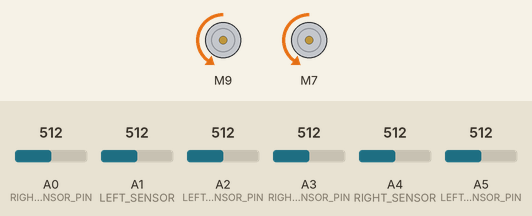
This sketch was run on a simulated Arduino Uno, built with avr-gcc and run on an emulated ATmega328P. On the bench: 2 × DC motor (green arrow = forward, orange = backward, longer = faster). The inputs (shaded band) are chosen by the test bench; at power-on: A1 (LEFT_SENSOR) = 512, A4 (RIGHT_SENSOR) = 512, A2 (LEFTB_SENSOR_PIN) = 512, A0 (RIGHT_SENSOR_PIN) = 512, A3 (RIGHTB_SENSOR_PIN) = 512, A5 (LEFT_SENSOR_PIN) = 512.

Above: at 1.2 s.
1.3 s: A1 (LEFT_SENSOR) set to 538
2.8 s: A1 (LEFT_SENSOR) set to 563
At 4.0 s:
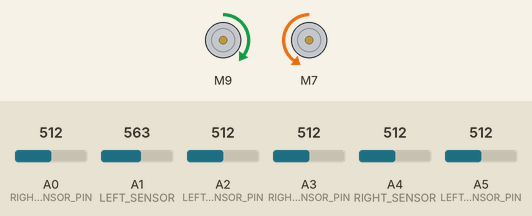
4.3 s: A4 (RIGHT_SENSOR) set to 534
5.8 s: A4 (RIGHT_SENSOR) set to 564
At 6.3 s:
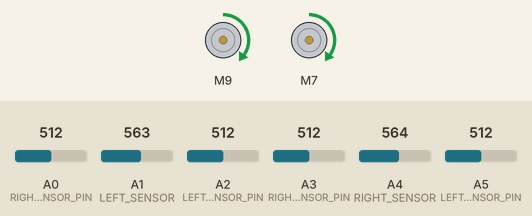
7.3 s: A4 (RIGHT_SENSOR) set to 716
At 8.5 s:
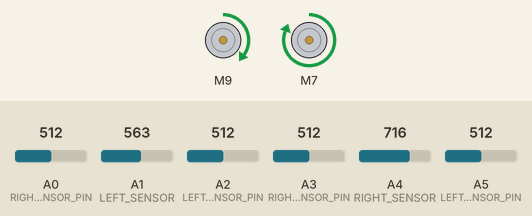
8.8 s: A2 (LEFTB_SENSOR_PIN) set to 716
Timing chart, 0 to 11.3 s (numbered marks = the images above; inputs shaded):
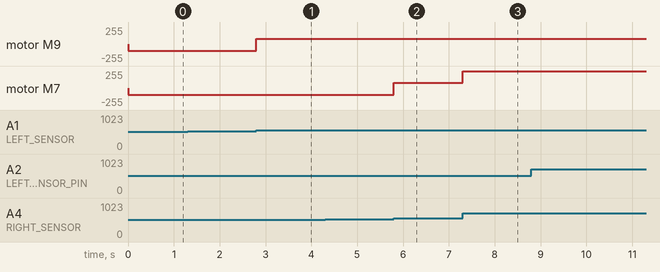

The sketch:

D+Dv_or_E+Ev.ino
```cpp
#include <SparkFun_TB6612.h>
#include <Servo.h>                                          //servo controller library
#include <OneButton.h>
// Motor Driver Pins

#define KP 0.4
#define KD 0.8
//

#define AIN1 9
#define BIN1 7
#define AIN2 10
#define BIN2 6
#define PWMA 11
#define PWMB 5
#define STBY 8
#define KP 0.4
// IR Sensor Pins

//OBJ DETECTION
#define RIGHT_SENSOR A4
//#define LMIDDLE_SENSOR A2
//#define RMIDDLE_SENSOR A3
#define LEFT_SENSOR A1

//LANE DETECTION
#define LEFT_SENSOR_PIN   A5                                //Left line sensor pin
#define RIGHTB_SENSOR_PIN  A3
#define LEFTB_SENSOR_PIN  A2
#define RIGHT_SENSOR_PIN  A0

#define SENSOR_FAR 700
#define SENSOR_CLOSE 400
#define MIN_SPEED 80

int leftSensorValue, rightSensorValue, leftSensorValueb, rightSensorValueb;                      //variables for storing the value of the line sensors


int combinedmotorspeed, leftMotorSpeed, rightMotorSpeed;    //creating variables like this initializes all their values to 0.

// Define variables for PID control
float lastError, derivative, controlSignal;                 //these initialize to 0/
int error;
int TOP_SPEED = 0;

// Threshold for obstacle detection (adjust as needed)
#define THRESHOLD 300  // Higher value means closer obstacle

// Motor objects

Motor motorLeft = Motor(AIN1, AIN2, PWMA, 1, STBY);
Motor motorRight = Motor(BIN1, BIN2, PWMB, 1, STBY);

void setup() {
  // Initialize serial communication for debugging
  Serial.begin(115200);

  // Set IR sensor pins as inputs
  pinMode(RIGHT_SENSOR, INPUT);

  //pinMode(LMIDDLE_SENSOR, INPUT);
  //pinMode(RMIDDLE_SENSOR, INPUT);
  pinMode(LEFT_SENSOR, INPUT);

}

void loop() {
  int rightDistance = analogRead(RIGHT_SENSOR);
  //int lmiddleDistance = analogRead(LMIDDLE_SENSOR);
  //int rmiddleDistance = analogRead(RMIDDLE_SENSOR);
  int leftDistance = analogRead(LEFT_SENSOR);

  // Print sensor readings

  leftSensorValue = analogRead(LEFT_SENSOR_PIN);                //Read line sensor values
  leftSensorValueb = analogRead(LEFTB_SENSOR_PIN);
  rightSensorValue = analogRead(RIGHT_SENSOR_PIN);
  rightSensorValueb = analogRead(RIGHTB_SENSOR_PIN);
  error = (leftSensorValueb + leftSensorValue) - (rightSensorValueb + rightSensorValue);                   //Calculate the error (difference between the two sensor values)
  derivative = error - lastError;                               //Calculate the derivative term, which is how fast the error is changing
  controlSignal = (KP * error) + (KD * derivative);             //Calculate the control signal
  lastError = error;

  // Calculate motor speeds based on sensor readings
  int leftMotorSpeed = map(leftDistance, SENSOR_CLOSE, SENSOR_FAR, -255, 255);
  int rightMotorSpeed = map(rightDistance, SENSOR_CLOSE, SENSOR_FAR, -255, 255);
//  int lforwardSpeed = map(lmiddleDistance, SENSOR_CLOSE, SENSOR_FAR, 255, -255);
//  int rforwardSpeed = map(rmiddleDistance, SENSOR_CLOSE, SENSOR_FAR, 255, -255);
  // Adjust speeds for obstacle avoidance
  int combinedLeftSpeed = leftMotorSpeed;
  int combinedRightSpeed = rightMotorSpeed;

  // Constrain speeds to valid range
  combinedLeftSpeed = constrain(combinedLeftSpeed, -255, 255);
  combinedRightSpeed = constrain(combinedRightSpeed, -255, 255);

  if (abs(combinedRightSpeed) < MIN_SPEED){
    if(combinedRightSpeed>0){
      combinedRightSpeed = MIN_SPEED;
    }
    else{
      combinedRightSpeed = -MIN_SPEED-20;
    }
  }
  if (abs(combinedLeftSpeed) < MIN_SPEED){
    if(combinedLeftSpeed>0){
      combinedLeftSpeed = MIN_SPEED;
    }
    else{
      combinedLeftSpeed = -MIN_SPEED-20;
    }
  }
  // Set motor speeds

  leftMotorSpeed = 255 - controlSignal;                   //If the error is positive, this slows down the motor on the left
  rightMotorSpeed = 255 + controlSignal;

  leftMotorSpeed = constrain(leftMotorSpeed, 0, 255);     //This makes the speed be somewhere between 0 and TOP_SPEED
  rightMotorSpeed = constrain(rightMotorSpeed, 0, 255);

  if (combinedLeftSpeed < leftMotorSpeed) {
    motorLeft.drive(combinedLeftSpeed);
    motorRight.drive(combinedRightSpeed);}
  else if (combinedRightSpeed < rightMotorSpeed) {
    motorLeft.drive(combinedLeftSpeed);
    motorRight.drive(combinedRightSpeed);
  }
  else {
  motorLeft.drive(leftMotorSpeed);
  motorRight.drive(rightMotorSpeed);
  }


/* if (leftDistance < 255) {
  motorRight.drive(-combinedRightSpeed);
  motorLeft.drive(-combinedLeftSpeed);
}
else {
  motorLeft.drive(leftMotorSpeed);
  motorRight.drive(rightMotorSpeed);
}

if (lmiddleDistance < 255) {
  motorRight.drive(-combinedRightSpeed);
  motorLeft.drive(-combinedLeftSpeed);
}
else {
  motorLeft.drive(leftMotorSpeed);
  motorRight.drive(rightMotorSpeed);
}

if (rmiddleDistance < 255) {
  motorRight.drive(-combinedRightSpeed);
  motorLeft.drive(-combinedLeftSpeed);
}
else {
  motorLeft.drive(leftMotorSpeed);
  motorRight.drive(rightMotorSpeed);
}

if (rightDistance < 255) {
  motorRight.drive(-combinedRightSpeed);
  motorLeft.drive(-combinedLeftSpeed);
}
else {
  motorLeft.drive(leftMotorSpeed);
  motorRight.drive(rightMotorSpeed);
} */


 //delay(100);  // Short delay to avoid too frequent updates
}
```

Measured:
- the behaviour switches between 550 and 551 on A1 (LEFT_SENSOR) (found by bisection; images 0 and 1)
- the behaviour switches between 550 and 551 on A4 (RIGHT_SENSOR) (found by bisection; images 1 and 2)
- after the input at 1.3 s, every drawn part: stays the same
- after the input at 2.8 s, motor M9: backward 100/255 → forward 80/255 at once
- after the input at 4.3 s, every drawn part: stays the same
- after the input at 5.8 s, motor M7: backward 100/255 → forward 80/255 at once
- after the input at 7.3 s, motor M7: forward 80/255 → forward 255/255 at once
